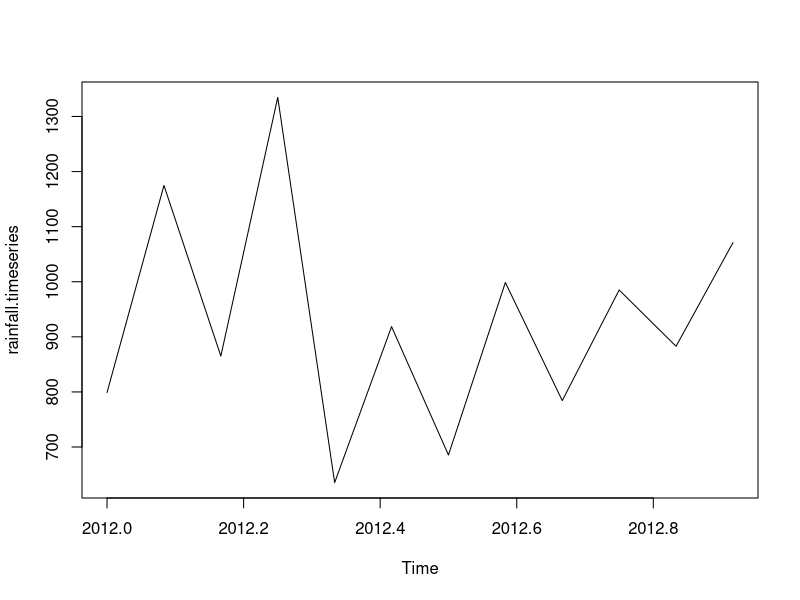
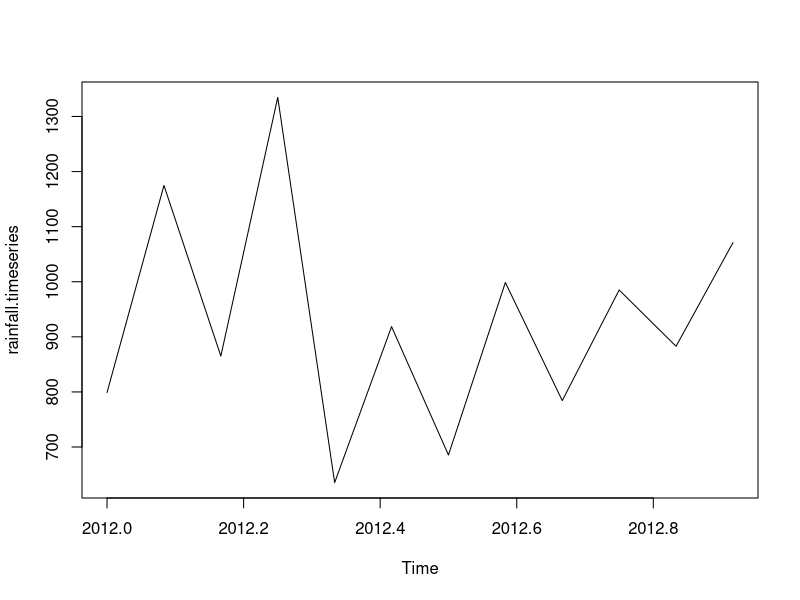

Reproduce these figures in R, in order.
rainfall <- c(799,1174.8,865.1,1334.6,635.4,918.5,685.5,998.6,784.2,985,882.8,1071)

rainfall.timeseries <- ts(rainfall,start = c(2012,1),frequency = 12)

print(rainfall.timeseries)

png(file = "rainfall.png")

plot(rainfall.timeseries)

dev.off()

plot(rainfall.timeseries)

